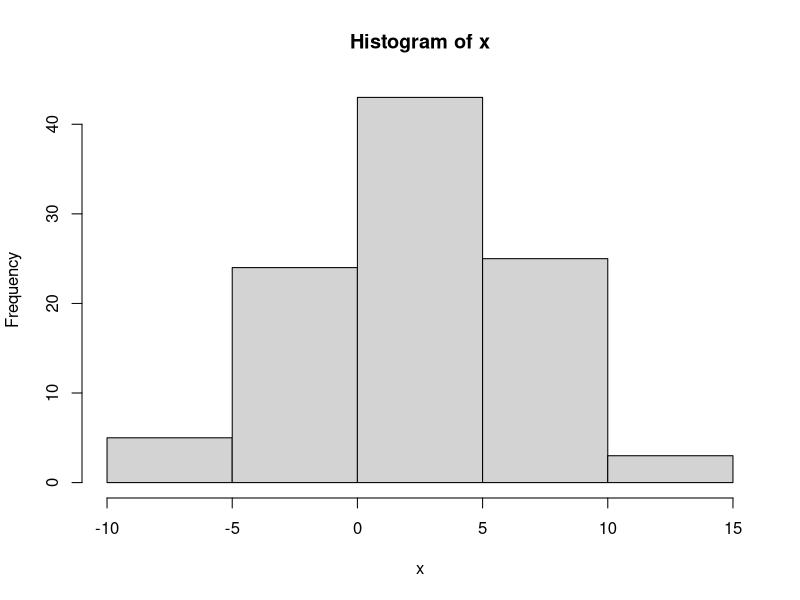

Write the R code that produced this figure.
#Creates a histogram of a normal distribution with
#mean 2 and standard deviation 5

set.seed(1)
x <- rnorm(100, mean=2, sd=5)
hist(x)